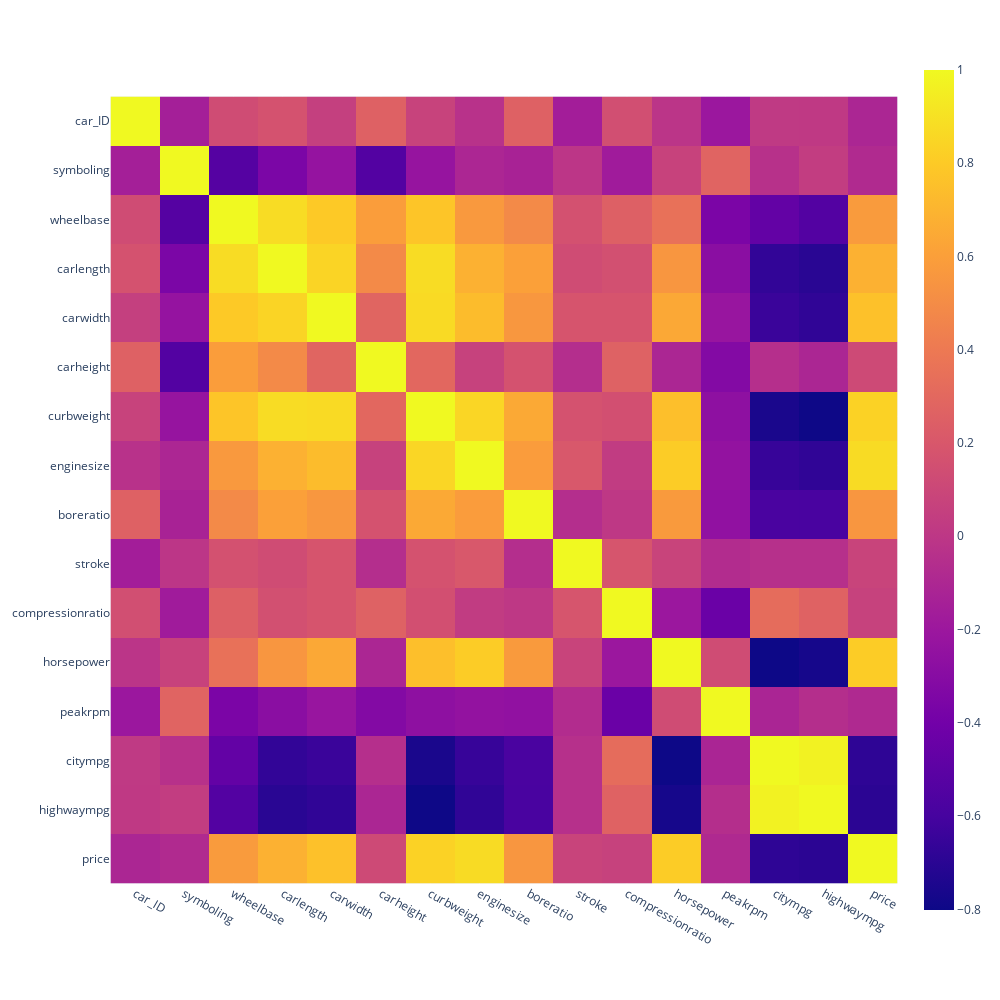

Notebook cell for this chart:
### Code cell
fig = px.imshow(data.corr())
fig.update_layout(height=1000, width=1000)
fig.show()

### Figure 1 — Plotly figure (JSON) as saved in the notebook; plotly's stock layout.template omitted (floating-point values rounded to 4 significant figures; data arrays with more than 128 entries replaced by an {"elided": "..."} marker saying what was removed)
{"data": [{"coloraxis": "coloraxis", "hovertemplate": "x: %{x}<br>y: %{y}<br>color: %{z}<extra></extra>", "name": "0", "type": "heatmap", "x": ["car_ID", "symboling", "wheelbase", "carlength", "carwidth", "carheight", "curbweight", "enginesize", "boreratio", "stroke", "compressionratio", "horsepower", "peakrpm", "citympg", "highwaympg", "price"], "xaxis": "x", "y": ["car_ID", "symboling", "wheelbase", "carlength", "carwidth", "carheight", "curbweight", "enginesize", "boreratio", "stroke", "compressionratio", "horsepower", "peakrpm", "citympg", "highwaympg", "price"], "yaxis": "y", "z": {"elided": "16x16 float values"}}], "layout": {"coloraxis": {"colorscale": [[0, "#0d0887"], [0.1111, "#46039f"], [0.2222, "#7201a8"], [0.3333, "#9c179e"], [0.4444, "#bd3786"], [0.5556, "#d8576b"], [0.6667, "#ed7953"], [0.7778, "#fb9f3a"], [0.8889, "#fdca26"], [1, "#f0f921"]]}, "height": 1000, "margin": {"t": 60}, "width": 1000, "xaxis": {"anchor": "y", "constrain": "domain", "domain": [0, 1], "scaleanchor": "y"}, "yaxis": {"anchor": "x", "autorange": "reversed", "constrain": "domain", "domain": [0, 1]}}}
